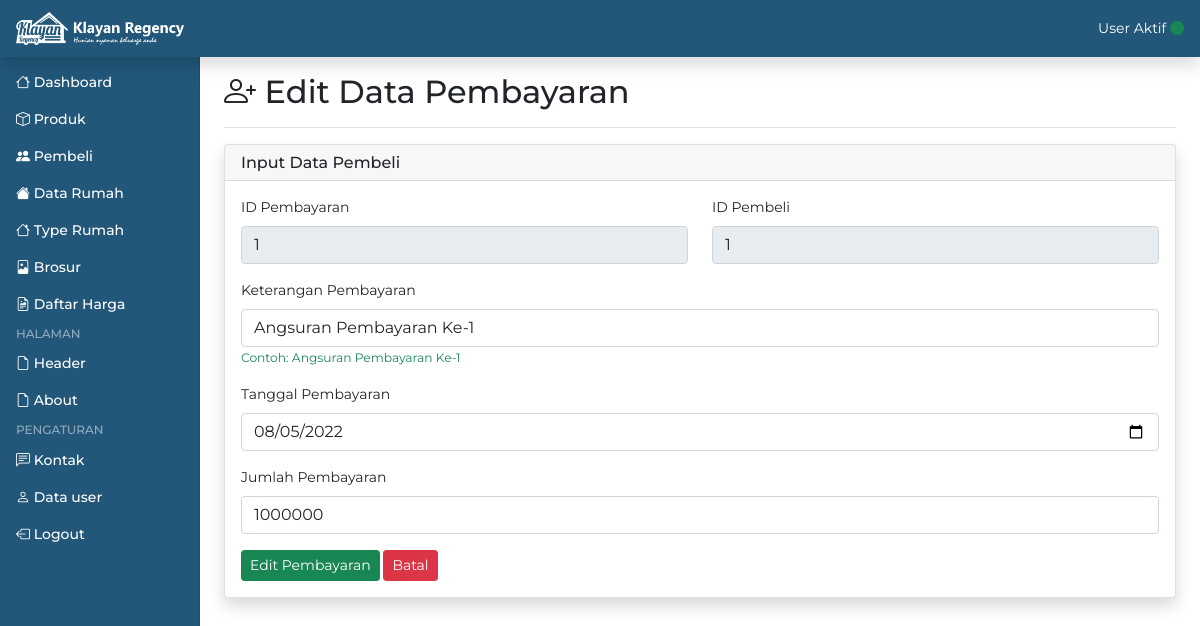
The page /admin/edit_pembayaran.php?id_pembayaran=1 (signed in) on the database its author committed.
### tables this page shows
CREATE TABLE `pembayaran` (
  `id_pembayaran` int(10) NOT NULL,
  `id_pembeli` int(10) NOT NULL,
  `keterangan` varchar(100) NOT NULL,
  `tanggal` date NOT NULL,
  `pembayaran` varchar(30) NOT NULL
);

### admin/edit_pembayaran.php (the view, shortened to what this page needs)
<?php
include 'include/koneksi.php';
$id_pembayaran = $_GET['id_pembayaran'];
$query = mysqli_query($koneksi, "SELECT * FROM pembayaran WHERE id_pembayaran='$id_pembayaran'");
$row = mysqli_fetch_array($query, MYSQLI_ASSOC);
?>
<!doctype html>
<html lang="en">
  <?php include 'include/head.php'; ?>
  <body>
    <?php include 'include/header.php'; ?>
    <div class="container-fluid">
      <div class="row">
        <?php include 'include/sidebar.php'; ?>
        <main class="col-md-9 ms-sm-auto col-lg-10 px-md-4">
          <div class="d-flex justify-content-between flex-wrap flex-md-nowrap align-items-center pt-3 pb-2 mb-3 border-bottom">
            <h1 class="h2"><i class="bi bi-person-plus"></i> Edit Data Pembayaran</h1>
          </div>
          <div class="row mt-3 mb-5">
            <div class="col-md-12">
              <div class="card border-left-primary shadow h-100">
              <h6 class="card-header">Input Data Pembeli</h6>
              <div class="card-body">
                <form method="post">
                  <div class="row">
                    <div class="col-md-6">
                      <div class="mb-3">
                        <label for="id" class="form-label">ID Pembayaran</label>
                        <input type="number" name="id_pembayaran" class="form-control" id="id" readonly="readonly" value="<?= $row['id_pembayaran']; ?>">
                      </div>
                    </div>
                    <div class="col-md-6">
                      <div class="mb-3">
                        <label for="id_pembeli" class="form-label">ID Pembeli</label>
                        <input type="number" name="id_pembeli" class="form-control" id="id_pembeli" readonly="readonly" value="<?= $row['id_pembeli']; ?>">
                      </div>
                    </div>
                  </div>
                  <div class="mb-3">
                    <label for="keterangan" class="form-label">Keterangan Pembayaran</label>
                    <input type="text" name="keterangan" class="form-control" value="<?= $row['keterangan']; ?>">
                    <small class="text-success">Contoh: Angsuran Pembayaran Ke-1</small>
                  </div>
                  <div class="mb-3">
                    <label for="tanggal" class="form-label">Tanggal Pembayaran</label>
                    <input type="date" name="tanggal" id="tanggal" class="form-control" value="<?= $row['tanggal']; ?>">
                  </div>
                  <div class="mb-3">
                    <label for="pembayaran" class="form-label">Jumlah Pembayaran</label>
                    <input type="number" name="pembayaran" class="form-control" value="<?= $row['pembayaran']; ?>">
                  </div>
                  <button type="submit" class="btn btn-sm btn-success" name="edit">Edit Pembayaran</button>
                  <button type="reset" class="btn btn-sm btn-danger">Batal</button>
                </form>
                </div>
              </div>
            </div>
          </div>
        </main>
      </div>
    </div>
  </body>
</html>

### admin/assets/css/style.css (style rules this page uses)
* { font-family: 'Montserrat', sans-serif;; }

### admin/assets/css/dashboard.css (style rules this page uses)
body { font-size: .875rem; }

### rows shown on the page
pembayaran: id_pembayaran "1", id_pembeli "1", keterangan "Angsuran Pembayaran Ke-1", tanggal "08/05/2022", pembayaran "1000000"
